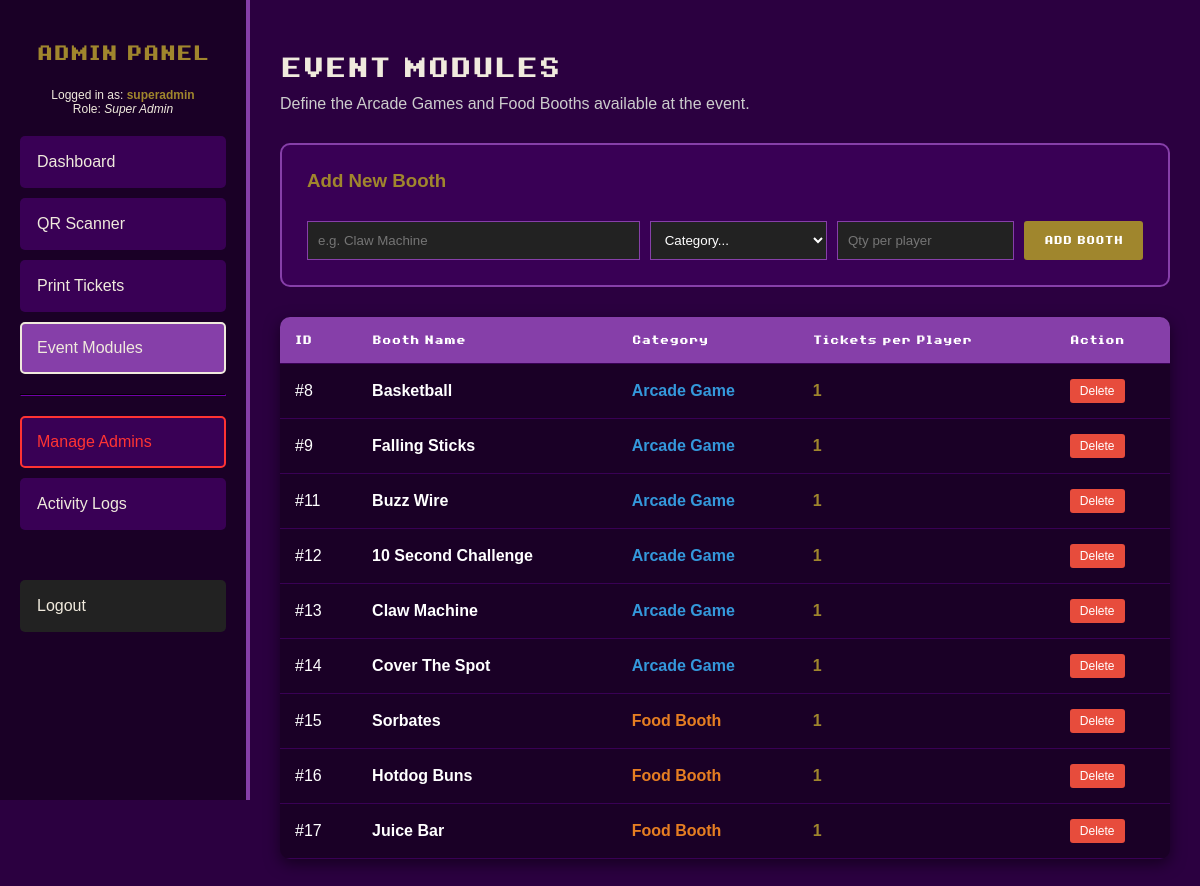
The page /admin/event_modules.php (signed in) on the database its author committed.
### tables this page shows
CREATE TABLE `event_modules` (
  `id` int(11) NOT NULL,
  `module_name` varchar(100) NOT NULL,
  `module_type` varchar(50) NOT NULL,
  `default_tickets` int(11) DEFAULT 1
);

### admin/auth.php (called while the page is built, shortened)
<?php
$admin_username = $_SESSION['admin_username'];
$admin_role = $_SESSION['admin_role'];
?>

### admin/event_modules.php (the view, shortened to what this page needs)
<?php
require 'auth.php';
require '../php/db_connect.php';
$modules_query = $conn->query("SELECT * FROM event_modules ORDER BY module_type, id ASC");
?>
<!DOCTYPE html>
<html lang="en">
<head>
    <link rel="stylesheet" href="css/admin_style.css">
</head>
<body>
    <div class="sidebar">
        <h2>ADMIN PANEL</h2>
        <div style="color: #f0eadd; font-size: 12px; margin-bottom: 20px; text-align: center;">
            Logged in as: <strong style="color: #a0862d;"><?php echo htmlspecialchars($admin_username); ?></strong><br>
            Role: <em><?php echo htmlspecialchars($admin_role); ?></em>
        </div>
        <a href="index.php">Dashboard</a>
        <a href="qr_scanner.php">QR Scanner</a>
        <a href="print_tickets.php">Print Tickets</a>
        <a href="event_modules.php" class="active">Event Modules</a>
        <?php if ($admin_role === 'Super Admin'): ?>
            <hr style="border-color: #390055; margin: 20px 0;">
            <a href="manage_admins.php" style="border-color: #ff3333; color: #ff3333;">Manage Admins</a>
            <a href="activity_logs.php">Activity Logs</a>
            <?php endif; ?>
        <a href="logout.php" style="margin-top: 50px; background: #222;">Logout</a>
    </div>
    <div class="main-content">
        <h1 style="font-family: 'DetailsFont', sans-serif; color: #f0eadd;">EVENT MODULES</h1>
        <p style="color: #ccc; margin-top: -15px; margin-bottom: 30px;">Define the Arcade Games and Food Booths available at the event.</p>
        <div class="module-form">
            <h3 style="margin-top: 0; color: #a0862d; width: 100%;">Add New Booth</h3>
            <form method="POST" action="" style="display: flex; gap: 10px; width: 100%;">
                <input type="text" name="module_name" placeholder="e.g. Claw Machine" required style="flex: 2;">
                <select name="module_type" required>
                    <option value="" disabled selected>Category...</option>
                </select>
                <input type="number" name="default_tickets" placeholder="Qty per player" required min="1" style="flex: 1;">
                <button type="submit">ADD BOOTH</button>
            </form>
        </div>
        <table class="data-table">
            <thead>
                <tr>
                    <th>ID</th>
                    <th>Booth Name</th>
                    <th>Category</th>
                    <th>Tickets per Player</th>
                    <th>Action</th>
                </tr>
            </thead>
            <tbody>
                <?php if ($modules_query->num_rows > 0): ?>
                    <?php while($row = $modules_query->fetch_assoc()): ?>
                    <tr>
                        <td>#<?php echo $row['id']; ?></td>
                        <td style="font-weight: bold; color: #fff;"><?php echo htmlspecialchars($row['module_name']); ?></td>
                        <td>
                            <?php
                            $type = strtolower(trim($row['module_type']));
                            if ($type === 'arcade') {
                                echo "<span style='color: #3498db; font-weight: bold;'>Arcade Game</span>";
                            } elseif ($type === 'food') {
                                echo "<span style='color: #e67e22; font-weight: bold;'>Food Booth</span>";
                            } else {
                                echo "<span style='color: #ff3333;'>" . htmlspecialchars($row['module_type']) . "</span>";
                            }
                            ?>
                        </td>
                        <td style="font-weight: bold; color: #a0862d;"><?php echo $row['default_tickets']; ?></td>
                        <td>
                            <form method="POST" action="" style="display:inline;">
                                <button type="submit" class="btn-delete" onclick="return confirm('Remove this booth?');">Delete</button>
                            </form>
                        </td>
                    </tr>
                    <?php endwhile; ?>
                <?php else: ?>
                    <tr><td colspan='5' style='text-align:center;'>No booths added yet.</td></tr>
                <?php endif; ?>
            </tbody>
        </table>
    </div>
</body>
</html>

### admin/css/admin_style.css (style rules this page uses)
body { margin: 0; font-family: 'Arial', sans-serif; background-color: #2b0040; color: #fff; display: flex; }
.sidebar { width: 250px; background-color: #1a0026; height: 100vh; padding: 20px; box-sizing: border-box; border-right: 4px solid #863fa9; position: fixed; }
.sidebar h2 { font-family: 'DetailsFont', sans-serif; color: #a0862d; text-align: center; margin-bottom: 20px; }
.sidebar a { display: block; color: #f0eadd; text-decoration: none; padding: 15px; margin-bottom: 10px; background: #390055; border-radius: 5px; border: 2px solid transparent; transition: 0.2s; }
.sidebar a:hover, .sidebar a.active { background: #863fa9; border-color: #f0eadd; }
.main-content { margin-left: 250px; padding: 30px; width: calc(100% - 250px); box-sizing: border-box; }
.data-table { width: 100%; border-collapse: collapse; background: #1a0026; border-radius: 10px; overflow: hidden; box-shadow: 0 5px 15px rgba(0,0,0,0.5); }
.data-table th, .data-table td { padding: 15px; text-align: left; border-bottom: 1px solid #390055; }
.data-table th { background: #863fa9; color: #fff; font-family: 'DetailsFont', sans-serif; font-size: 14px; }

### admin/event_modules.php (style rules this page uses)
.module-form { background: #390055; padding: 25px; border-radius: 10px; border: 2px solid #863fa9; margin-bottom: 30px; display: flex; gap: 10px; align-items: center; flex-wrap: wrap; }
.module-form input, .module-form select { padding: 10px; background: #222; color: #fff; border: 1px solid #863fa9; flex: 1; min-width: 150px; }
.module-form button { background: #a0862d; color: #fff; padding: 10px 20px; border: none; font-family: 'DetailsFont', sans-serif; cursor: pointer; border-radius: 3px; }
.btn-delete { background: #e74c3c; color: white; padding: 5px 10px; border: none; cursor: pointer; border-radius: 3px; font-size: 12px; }

### rows shown on the page
event_modules: id "8", module_name "Basketball", module_type "Arcade Game", default_tickets "1"
event_modules: id "9", module_name "Falling Sticks", module_type "Arcade Game", default_tickets "1"
event_modules: id "11", module_name "Buzz Wire", module_type "Arcade Game", default_tickets "1"
event_modules: id "12", module_name "10 Second Challenge", module_type "Arcade Game", default_tickets "1"
event_modules: id "13", module_name "Claw Machine", module_type "Arcade Game", default_tickets "1"
event_modules: id "14", module_name "Cover The Spot", module_type "Arcade Game", default_tickets "1"
event_modules: id "15", module_name "Sorbates", module_type "Food Booth", default_tickets "1"
event_modules: id "16", module_name "Hotdog Buns", module_type "Food Booth", default_tickets "1"
event_modules: id "17", module_name "Juice Bar", module_type "Food Booth", default_tickets "1"

### other values the page prints
$admin_username "superadmin"
$admin_role "Super Admin"
